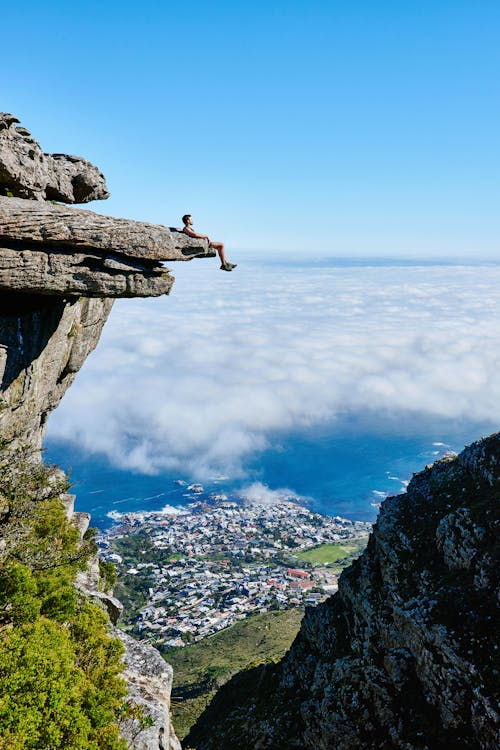
#> input picture edge.jpeg, 500 x 750 px, found by its file name
$ python cannyEdge.py
#> lines starting #> are read from the running program, lines starting #| are printed output that depends on the picture; after the words box and inside, x2 and y2 are one past the last pixel; in counts of white or black regions, pixels touching at a corner belong together
import numpy as np
import cv2 as cv
from matplotlib import pyplot as plt

img = cv.imread('classicComputerVision/edge.jpeg', 0)
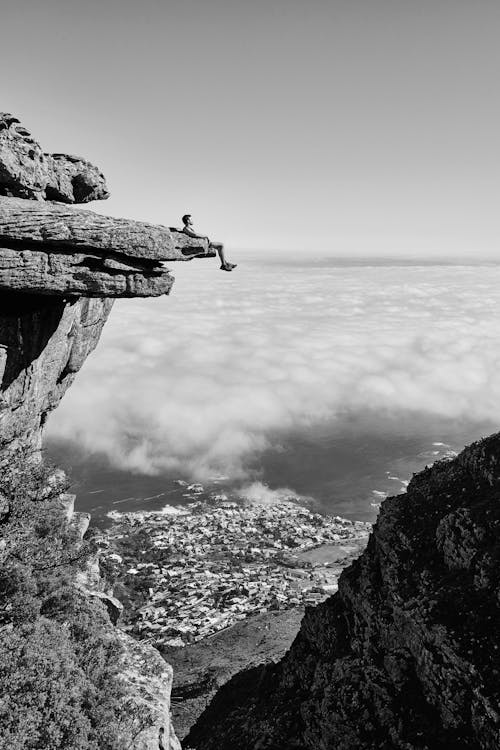
#> img: shape (750, 500); min 0, max 255, mean 134.2
assert img is not None, "File could not be found"
edges = cv.Canny(img, 100, 200)
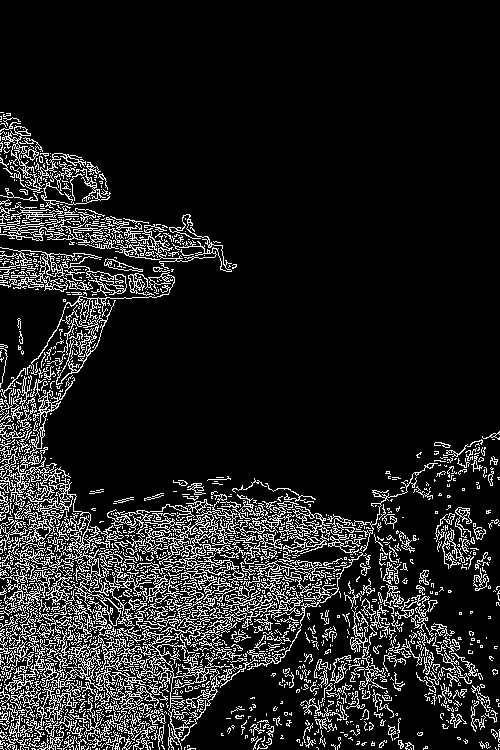
#> edges: shape (750, 500); 12.5% white in thin lines or dots, all inside (x1, y1, x2, y2) = (0, 112, 500, 750)

#Plotting the image...
plt.subplot(121), plt.imshow(img, cmap='gray')
plt.title('Original Image'), plt.xticks([]), plt.yticks([])
plt.subplot(122), plt.imshow(edges, cmap='gray')
plt.title('Edge Image'), plt.xticks([]), plt.yticks([])

plt.show()
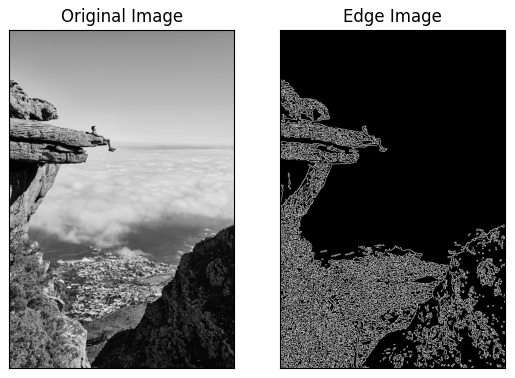
#> figure drawn by matplotlib, 2 panels
